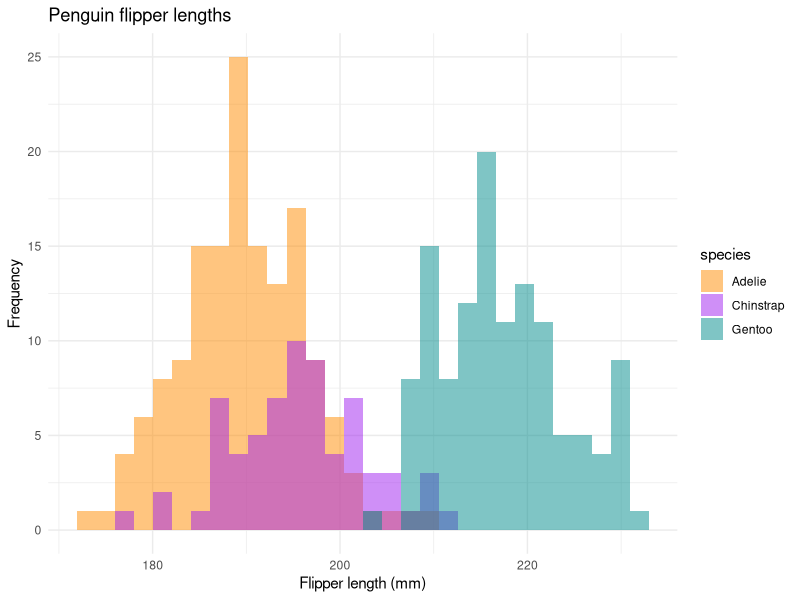

This figure's R source: (Note: this script raises an error after producing the figure.)
## ---- chunk 1
knitr::opts_chunk$set(echo = TRUE, warning = FALSE, message = FALSE)
#knitr::opts_chunk$set(echo = TRUE)
library(tidyverse)
library(kableExtra)
library(palmerpenguins)
library(knitr)
## ---- chunk 2
head(penguins)
## ---- chunk 3
penguins %>% 
  count(species) %>% 
  kable(caption = "Species Counts")
## ---- chunk 4
penguins %>% 
  group_by(species) %>% 
  select(contains(c("length", "depth", "mass"))) %>% 
  summarize_all(., mean, na.rm = TRUE) %>%
  kable(caption = "Summarized Data", format = "html") %>% 
  kable_styling(bootstrap_options = c("striped", "hover", "condensed", "responsive"), full_width = F, position = "left")
## ---- chunk 5
flipper_hist <- ggplot(data = penguins, aes(x = flipper_length_mm)) +
  geom_histogram(aes(fill = species), 
                 alpha = 0.5, 
                 position = "identity") +
  scale_fill_manual(values = c("darkorange","purple","cyan4")) +
  theme_minimal() +
  labs(x = "Flipper length (mm)",
       y = "Frequency",
       title = "Penguin flipper lengths")
flipper_hist
## ---- chunk 6
knitr::include_graphics("resources/pp_logo.png")
